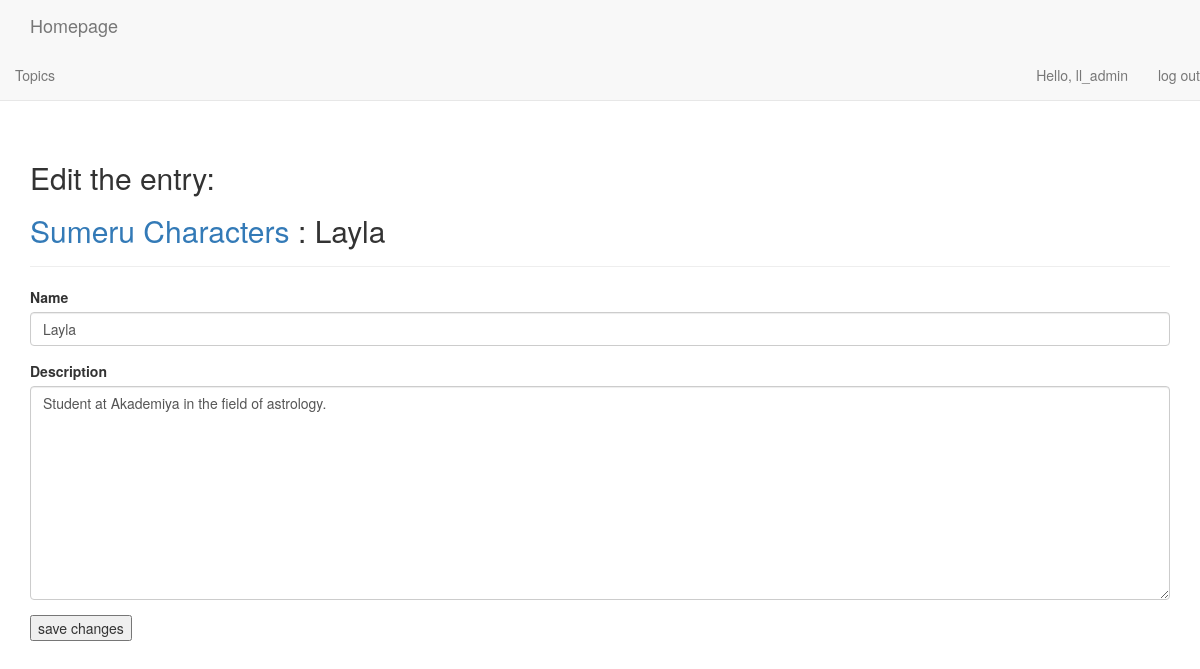
The page /edit_entry/9 (signed in) on the database as committed earlier.
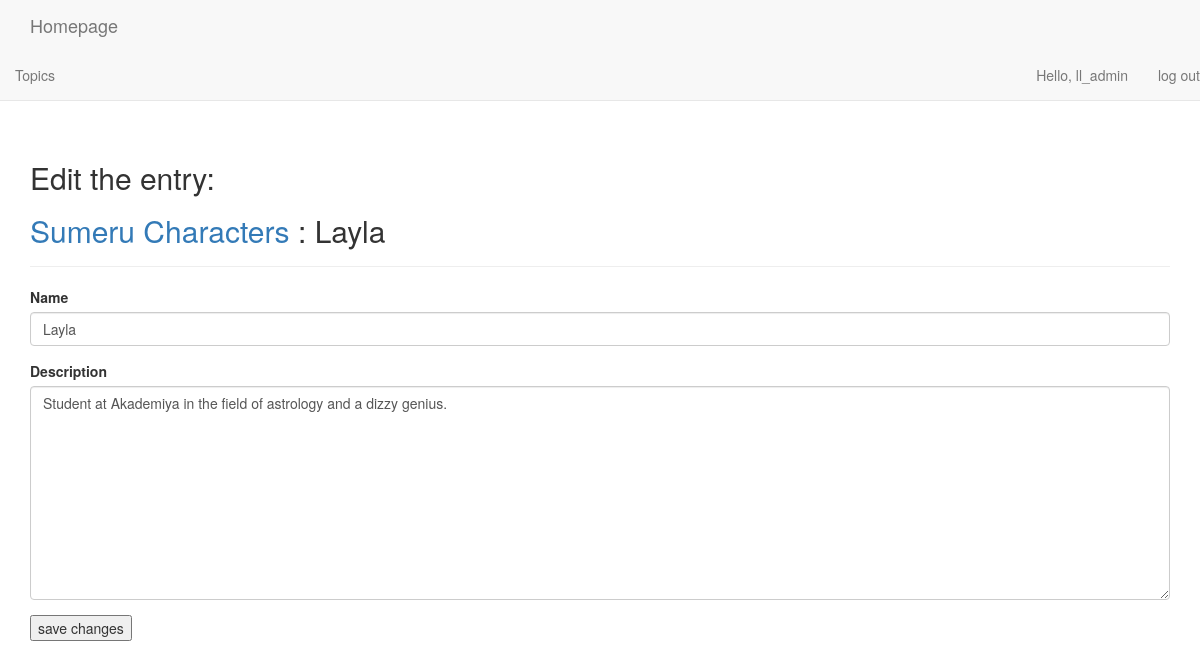
The same page on the database as committed later.
### learning_logs/models.py (models this page shows)
class Entry(models.Model):
    topic = models.ForeignKey(Topic,on_delete=models.CASCADE)
    subject = models.CharField(max_length=25)
    text = models.TextField()
    date_added = models.DateTimeField(auto_now_add=True)
    class Meta():
        verbose_name_plural = 'entries'
    def __str__(self):
        return self.subject

### learning_logs/views.py (the view)
# urls.py: re_path("edit_entry/(?P<entry_id>\d+)",views.edit_entry,name='edit_entry'),
@login_required
def edit_entry(request,entry_id):
    entry = Entry.objects.get(id=entry_id)
    topic=entry.topic
    if topic.owner != request.user:
        raise Http404
    if request.method != 'POST':
        form = EntryForm(instance=entry)
    else:
        form = EntryForm(instance=entry,data=request.POST)
        if form.is_valid():
            form.save()
            return HttpResponseRedirect(reverse('learning_logs:topic',args=[topic.id]))
    context = {'entry':entry,'topic':topic,'form':form}
    return render(request,'learning_logs/edit_entry.html',context)

### learning_logs/forms.py
class EntryForm(forms.ModelForm):
    class Meta:
        model = Entry
        fields = ['subject','text']
        labels = {'subject':'Name','text':'Description'}
        widgets = {'text':forms.Textarea(attrs={'cols':80})}

### learning_logs/models.py (called while the page is built)
    def __str__(self):
        return self.text

### learning_logs/templates/learning_logs/edit_entry.html (shortened to what this page needs)
{% extends "learning_logs/base.html" %}
{% load bootstrap3 %}
{% block header %}
    <h2>Edit the entry:</h2>
    <h2><a href="{% url 'learning_logs:topic' topic.id %}">{{ topic }}</a> : {{ entry }}</h2>
{% endblock header %}
{% block content %}
    <form action="{% url 'learning_logs:edit_entry' entry.id %}" method="post" class="form">
        {% bootstrap_form form %}
        {% buttons %}
            <button name="submit" clas="btn btn-primary">save changes</button>
        {% endbuttons %}
    </form>
{% endblock content %}

Rows that differ between the two databases and show on the page:
changed Entry "Layla": text "Student at Akademiya in the field of astrology." → "Student at Akademiya in the field of astrology and a dizzy genius."
